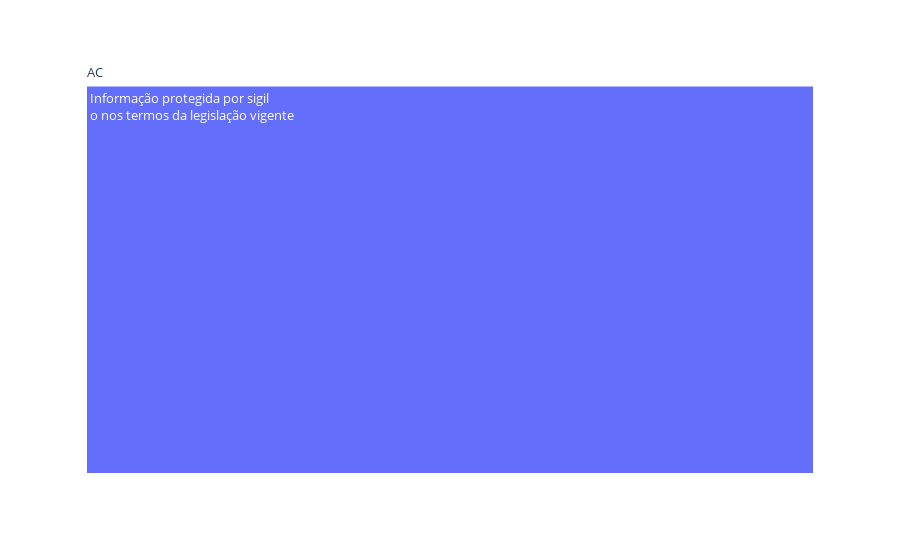

Here is the notebook cell this chart was saved with:
### Code cell
fig = px.treemap(gp1[0:20],path=['UF','Objeto']
                ,maxdepth=3)
fig.data[0].texttemplate = "%{label}"
fig.data[0]['textfont']['size']=13
fig.show()

### Figure 1 — Plotly figure (JSON) as saved in the notebook; plotly's stock layout.template omitted (floating-point values rounded to 4 significant figures)
{"data": [{"branchvalues": "total", "domain": {"x": [0, 1], "y": [0, 1]}, "hovertemplate": "labels=%{label}<br>count=%{value}<br>parent=%{parent}<br>id=%{id}<extra></extra>", "ids": ["AC/Informação protegida por sigil<br>o nos termos da legislação vigente", "AC"], "labels": ["Informação protegida por sigil<br>o nos termos da legislação vigente", "AC"], "maxdepth": 3, "name": "", "parents": ["AC", ""], "textfont": {"size": 13}, "texttemplate": "%{label}", "type": "treemap", "values": [20, 20]}], "layout": {"legend": {"tracegroupgap": 0}, "margin": {"t": 60}}}
